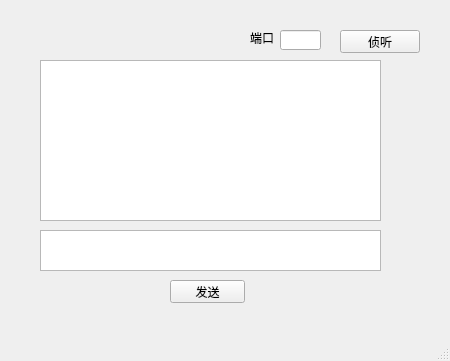
<?xml version="1.0" encoding="UTF-8"?>
<ui version="4.0">
 <class>Server_MainWindow</class>
 <widget class="QMainWindow" name="Server_MainWindow">
  <property name="geometry">
   <rect>
    <x>0</x>
    <y>0</y>
    <width>450</width>
    <height>361</height>
   </rect>
  </property>
  <property name="windowTitle">
   <string>MainWindow</string>
  </property>
  <widget class="QWidget" name="centralwidget">
   <widget class="QTextEdit" name="textEdit_Send">
    <property name="geometry">
     <rect>
      <x>40</x>
      <y>230</y>
      <width>341</width>
      <height>41</height>
     </rect>
    </property>
   </widget>
   <widget class="QTextEdit" name="textEdit_Recv">
    <property name="geometry">
     <rect>
      <x>40</x>
      <y>60</y>
      <width>341</width>
      <height>161</height>
     </rect>
    </property>
   </widget>
   <widget class="QPushButton" name="pushButton_Listen">
    <property name="geometry">
     <rect>
      <x>340</x>
      <y>30</y>
      <width>80</width>
      <height>23</height>
     </rect>
    </property>
    <property name="text">
     <string>侦听</string>
    </property>
   </widget>
   <widget class="QLabel" name="label_Port">
    <property name="geometry">
     <rect>
      <x>250</x>
      <y>30</y>
      <width>31</width>
      <height>16</height>
     </rect>
    </property>
    <property name="text">
     <string>端口</string>
    </property>
   </widget>
   <widget class="QLineEdit" name="lineEdit_Port">
    <property name="geometry">
     <rect>
      <x>280</x>
      <y>30</y>
      <width>41</width>
      <height>20</height>
     </rect>
    </property>
   </widget>
   <widget class="QPushButton" name="pushButton_Send">
    <property name="geometry">
     <rect>
      <x>170</x>
      <y>280</y>
      <width>75</width>
      <height>23</height>
     </rect>
    </property>
    <property name="text">
     <string>发送</string>
    </property>
   </widget>
  </widget>
  <widget class="QMenuBar" name="menubar">
   <property name="geometry">
    <rect>
     <x>0</x>
     <y>0</y>
     <width>450</width>
     <height>23</height>
    </rect>
   </property>
  </widget>
  <widget class="QStatusBar" name="statusbar"/>
 </widget>
 <resources/>
 <connections/>
</ui>
